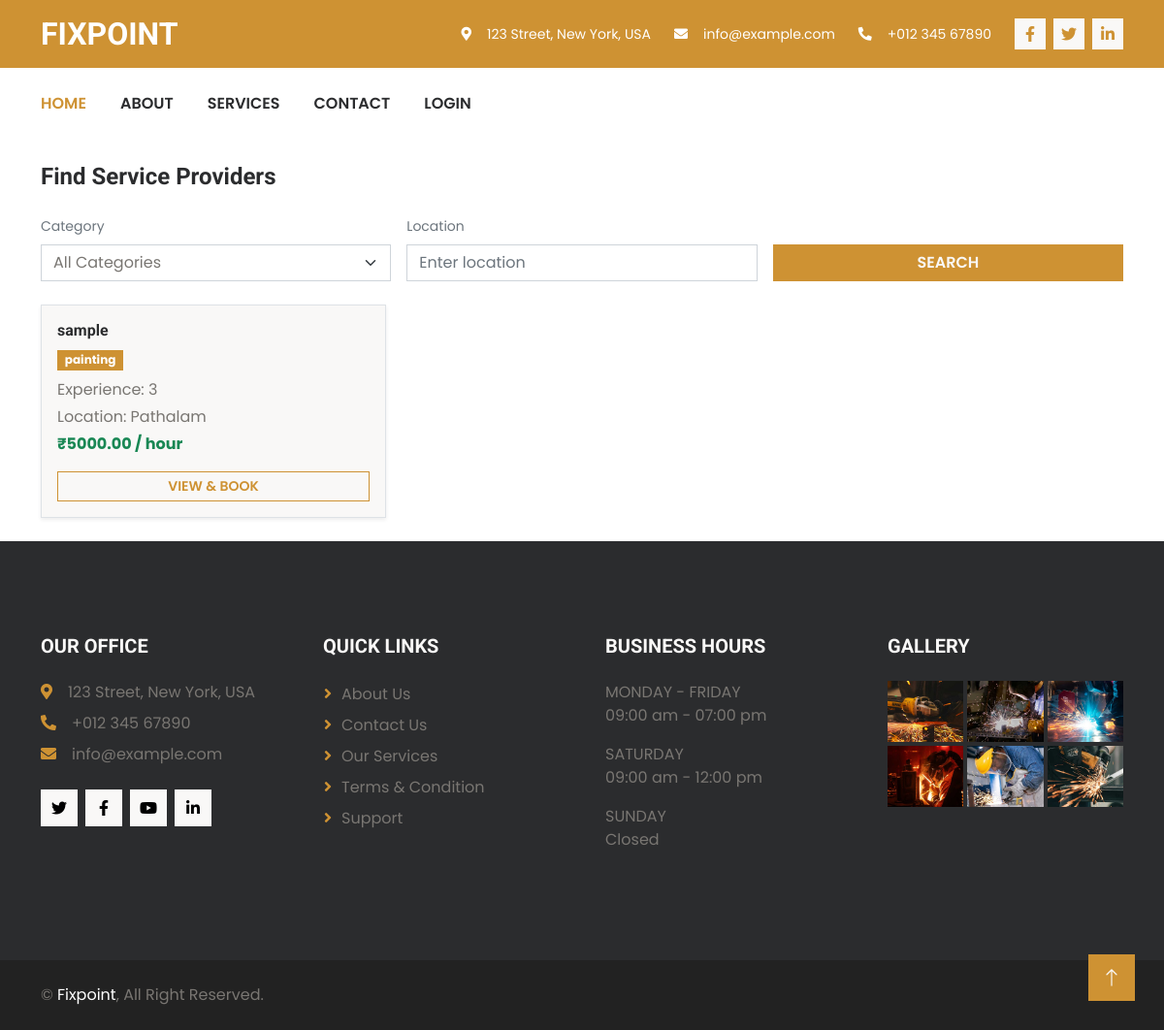
/FixPoint/customer_service_post_page, run on an earlier commit of the app's database.
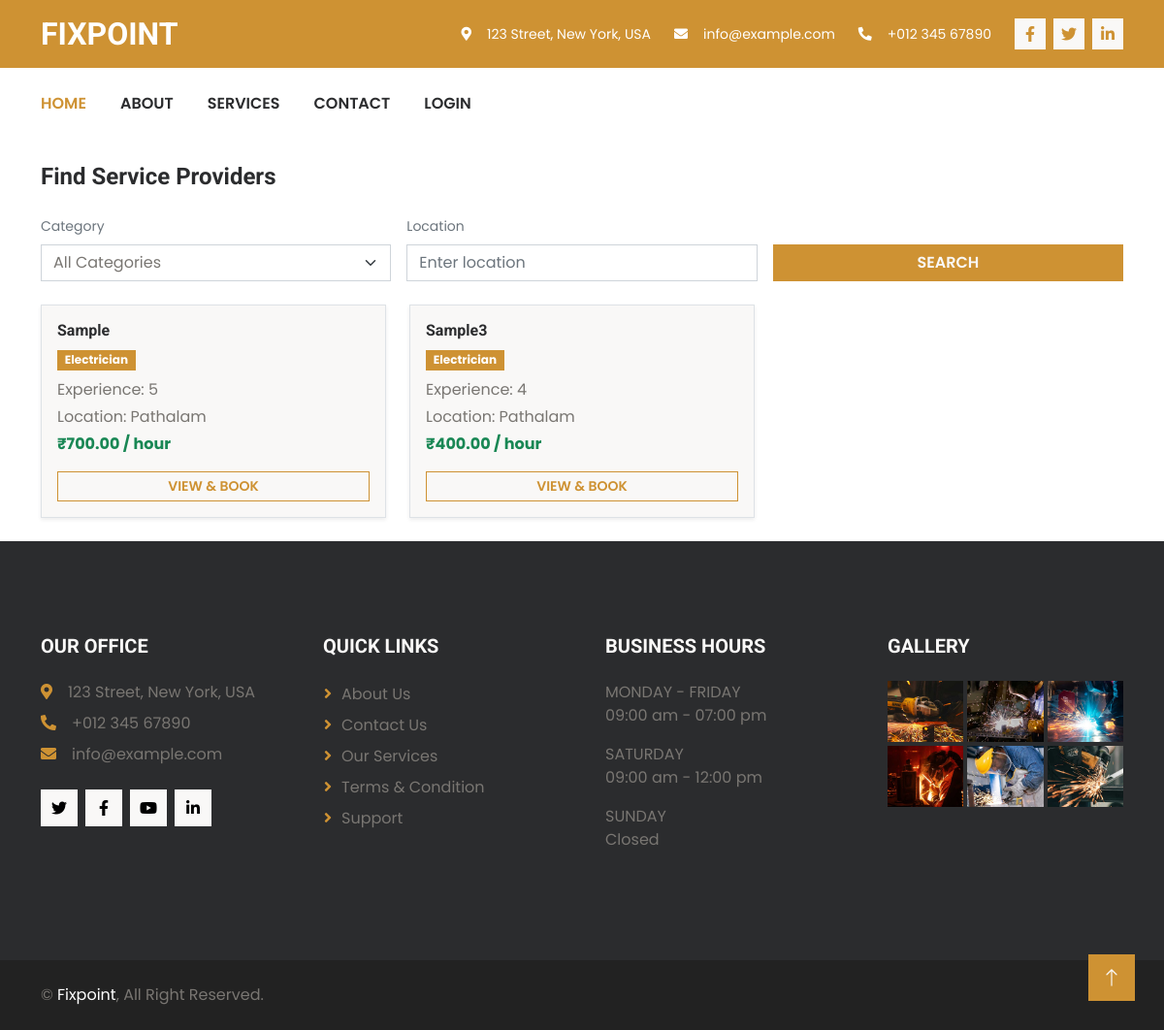
And on a later commit of the database.
### UserApp/models.py (models this page shows, shortened)
class ServiceProviderProfileDb(models.Model):
    APPROVAL_STATUS = (
        ('PENDING', 'Pending Approval'),
        ('APPROVED', 'Approved'),
        ('REJECTED', 'Rejected'),
    )
    user = models.OneToOneField(UserDb, on_delete=models.CASCADE)
    full_name = models.CharField(max_length=150)
    service_type = models.CharField(max_length=100)
    experience = models.PositiveIntegerField()
    hourly_rate = models.DecimalField(
        max_digits=8,
        decimal_places=2
    )
    location = models.CharField(max_length=150)
    latitude = models.DecimalField(
        max_digits=9,
        decimal_places=6,
        null=True,
        blank=True
    )
    longitude = models.DecimalField(
        max_digits=9,
        decimal_places=6,
        null=True,
        blank=True
    )
    is_available = models.BooleanField(default=True)
    approval_status = models.CharField(
        max_length=10,
        choices=APPROVAL_STATUS,
        default='PENDING'
    )
    profile_photo = models.ImageField(
        upload_to="provider_photos/",
        null=True,
        blank=True
    )
    rejection_reason = models.TextField(blank=True, null=True)
    created_at = models.DateTimeField(auto_now_add=True)

### UserApp/views.py (the view)
# urls.py: path("customer_service_post_page", views.customer_service_post_page, name="customer_service_post_page"),
def customer_service_post_page(request):
    service_categories = ServiceCategoryDb.objects.all()
    service_post = ServiceProviderProfileDb.objects.filter(is_available=True)
    selected_category = request.GET.get("category")
    location = request.GET.get("location")
    if selected_category:
        category_obj = ServiceCategoryDb.objects.get(id=selected_category)
        service_post = service_post.filter(
            service_type=category_obj.category_name
        )
    if location:
        service_post = service_post.filter(
            location__icontains=location
        )
    context = {
        "service_categories": service_categories,
        "service_post": service_post,
        "selected_category": selected_category,
    }
    return render(request, "customer-service-post-page.html", context)

### UserApp/templates/customer-service-post-page.html (shortened to what this page needs)
{% extends 'user-app-base.html' %}
{% load static %}
{% block content %}
<div class="container py-4">
    <h4 class="mb-4">Find Service Providers</h4>
    <form method="GET" class="row g-3 align-items-end mb-4">
        <div class="col-md-4">
            <label class="form-label small text-muted">Category</label>
            <select class="form-select" name="category">
                <option value="">All Categories</option>
            </select>
        </div>
        <div class="col-md-4">
            <label class="form-label small text-muted">Location</label>
            <input type="text" class="form-control" name="location" value="{{ request.GET.location }}"
                placeholder="Enter location">
        </div>
        <div class="col-md-4">
            <button type="submit" class="btn btn-primary w-100">
                Search
            </button>
        </div>
    </form>
    <div class="row g-4">
        {% for post in service_post %}
        <div class="col-md-6 col-lg-4">
            <div class="bg-light border rounded shadow-sm p-3 h-100">
                <h6>{{ post.full_name}}</h6>
                <span class="badge bg-primary">{{ post.service_type }}</span>
                <p class="mt-2 mb-1">Experience: {{ post.experience}}</p>
                <p class="mb-1">Location: {{ post.location}}</p>
                <p class="fw-bold text-success">₹{{ post.hourly_rate}} / hour</p>
                <a href="#" class="btn btn-outline-primary btn-sm w-100">
                    View & Book
                </a>
            </div>
        </div>
        {% endfor %}
    </div>
</div>
{% endblock %}

### UserApp/templates/user-app-base.html (shortened to what this page needs)
<!DOCTYPE html>
{% load static %}
<html lang="en">
<head>
    <link href="https://cdnjs.cloudflare.com/ajax/libs/font-awesome/5.10.0/css/all.min.css" rel="stylesheet">
    <link rel="stylesheet" href="https://cdn.jsdelivr.net/npm/bootstrap-icons@1.10.4/font/bootstrap-icons.css">
    <link href="{% static 'user_app_assets/lib/animate/animate.min.css' %}" rel="stylesheet">
    <link href="{% static 'user_app_assets/lib/owlcarousel/assets/owl.carousel.min.css' %}" rel="stylesheet">
    <link href="{% static 'user_app_assets/css/bootstrap.min.css' %}" rel="stylesheet">
    <link href="{% static 'user_app_assets/css/style.css' %}" rel="stylesheet">
</head>
<body>
    <div class="container-fluid bg-primary text-white d-none d-lg-flex wow fadeIn" data-wow-delay="0.1s">
        <div class="container py-3">
            <div class="d-flex align-items-center">
                <a href="#">
                    <h2 class="text-white fw-bold m-0">FIXPOINT</h2>
                </a>
                <div class="ms-auto d-flex align-items-center">
                    <small class="ms-4"><i class="fa fa-map-marker-alt me-3"></i>123 Street, New York, USA</small>
                    <small class="ms-4"><i class="fa fa-envelope me-3"></i>info@example.com</small>
                    <small class="ms-4"><i class="fa fa-phone-alt me-3"></i>+012 345 67890</small>
                    <div class="ms-3 d-flex">
                        <a class="btn btn-sm-square btn-light text-primary ms-2" href=""><i
                                class="fab fa-facebook-f"></i></a>
                        <a class="btn btn-sm-square btn-light text-primary ms-2" href=""><i
                                class="fab fa-twitter"></i></a>
                        <a class="btn btn-sm-square btn-light text-primary ms-2" href=""><i
                                class="fab fa-linkedin-in"></i></a>
                    </div>
                </div>
            </div>
        </div>
    </div>
    <div class="container-fluid bg-white sticky-top wow fadeIn" data-wow-delay="0.1s">
        <div class="container">
            <nav class="navbar navbar-expand-lg bg-white navbar-light p-lg-0">
                <div class="collapse navbar-collapse" id="navbarCollapse">
                    <div class="navbar-nav">
                        <a href="{% url 'home' %}" class="nav-item nav-link active">Home</a>
                        <a href="#" class="nav-item nav-link">About</a>
                        <a href="#" class="nav-item nav-link">Services</a>
                        <a href="#" class="nav-item nav-link">Contact</a>
                        {% if request.session.username %}
                        <div class="nav-item dropdown">
                            <a href="#" class="nav-link dropdown-toggle" data-bs-toggle="dropdown">{{ request.session.username }}</a>
                            <div class="dropdown-menu bg-light rounded-0 rounded-bottom m-0">
                                {% if request.session.user_role == 'CUSTOMER' %}
                                <a href="{% url 'customer_dashboard' %}" class="dropdown-item">Dashboard</a>
                                {% elif request.session.user_role == 'SERVICE_PROVIDER' %}
                                <a href="{% url 'service_provider_dashboard' %}" class="dropdown-item">Dashboard</a>
                                {% endif %}
                                <a href="{% url 'user_logout' %}" class="dropdown-item">Logout</a>
                            </div>
                        </div>
                        {% else %}
                        <a href="{% url 'user_authentication' %}" class="nav-item nav-link">Login</a>
                        {% endif %}
                    </div>
                </div>
            </nav>
        </div>
    </div>
    {% block content %}
    {% endblock %}
    <div class="container-fluid bg-dark footer py-5 wow fadeIn" data-wow-delay="0.1s">
        <div class="container py-5">
            <div class="row g-5">
                <div class="col-lg-3 col-md-6">
                    <h5 class="text-uppercase text-light mb-4">Our Office</h5>
                    <p class="mb-2"><i class="fa fa-map-marker-alt text-primary me-3"></i>123 Street, New York, USA</p>
                    <p class="mb-2"><i class="fa fa-phone-alt text-primary me-3"></i>+012 345 67890</p>
                    <p class="mb-2"><i class="fa fa-envelope text-primary me-3"></i>info@example.com</p>
                    <div class="d-flex pt-3">
                        <a class="btn btn-square btn-light me-2" href=""><i class="fab fa-twitter"></i></a>
                        <a class="btn btn-square btn-light me-2" href=""><i class="fab fa-facebook-f"></i></a>
                        <a class="btn btn-square btn-light me-2" href=""><i class="fab fa-youtube"></i></a>
                        <a class="btn btn-square btn-light me-2" href=""><i class="fab fa-linkedin-in"></i></a>
                    </div>
                </div>
                <div class="col-lg-3 col-md-6">
                    <h5 class="text-uppercase text-light mb-4">Quick Links</h5>
                    <a class="btn btn-link" href="">About Us</a>
                    <a class="btn btn-link" href="">Contact Us</a>
                    <a class="btn btn-link" href="">Our Services</a>
                    <a class="btn btn-link" href="">Terms & Condition</a>
                    <a class="btn btn-link" href="">Support</a>
                </div>
                <div class="col-lg-3 col-md-6">
                    <h5 class="text-uppercase text-light mb-4">Business Hours</h5>
                    <p class="text-uppercase mb-0">Monday - Friday</p>
                    <p>09:00 am - 07:00 pm</p>
                    <p class="text-uppercase mb-0">Saturday</p>
                    <p>09:00 am - 12:00 pm</p>
                    <p class="text-uppercase mb-0">Sunday</p>
                    <p>Closed</p>
                </div>
                <div class="col-lg-3 col-md-6">
                    <h5 class="text-uppercase text-light mb-4">Gallery</h5>
                    <div class="row g-1">
                        <div class="col-4">
                            <img class="img-fluid" src="{% static 'user_app_assets/img/service-1.jpg' %}" alt="">
                        </div>
                        <div class="col-4">
                            <img class="img-fluid" src="{% static 'user_app_assets/img/service-2.jpg' %}" alt="">
                        </div>
                        <div class="col-4">
                            <img class="img-fluid" src="{% static 'user_app_assets/img/service-3.jpg' %}" alt="">
                        </div>
                        <div class="col-4">
                            <img class="img-fluid" src="{% static 'user_app_assets/img/service-4.jpg' %}" alt="">
                        </div>
                        <div class="col-4">
                            <img class="img-fluid" src="{% static 'user_app_assets/img/service-5.jpg' %}" alt="">
                        </div>
                        <div class="col-4">
                            <img class="img-fluid" src="{% static 'user_app_assets/img/service-6.jpg' %}" alt="">
                        </div>
                    </div>
                </div>
            </div>
        </div>
    </div>
    <div class="container-fluid text-body copyright py-4">
        <div class="container">
            <div class="row">
                <div class="col-md-6 text-center text-md-start mb-3 mb-md-0">
                    &copy; <a class="fw-semi-bold" href="#">Fixpoint</a>, All Right Reserved.
                </div>
                <div class="col-md-6 text-center text-md-end">
                </div>
            </div>
        </div>
    </div>
    <a href="#" class="btn btn-lg btn-primary btn-lg-square back-to-top"><i class="bi bi-arrow-up"></i></a>
</body>
</html>

### UserApp/static/user_app_assets/css/style.css (style rules this page uses)
.back-to-top { position: fixed; display: none; right: 30px; bottom: 30px; z-index: 99; }
.btn { transition: .5s; font-weight: 600; text-transform: uppercase; }
.btn-primary, .btn-outline-primary:hover { color: var(--bs-light); }
.btn-square { width: 38px; height: 38px; }
.btn-sm-square { width: 32px; height: 32px; }
.btn-lg-square { width: 48px; height: 48px; }
.btn-square, .btn-sm-square, .btn-lg-square, .btn-xl-square, .btn-xxl-square { padding: 0; display: flex; align-items: center; justify-content: center; font-weight: normal; }
.sticky-top { top: -100px; transition: .5s; }
.navbar .navbar-nav .nav-link { margin-right: 35px; padding: 25px 0; color: var(--bs-dark); font-size: 16px; text-transform: uppercase; font-weight: 600; outline: none; }
.navbar .navbar-nav .nav-link:hover, .navbar .navbar-nav .nav-link.active { color: var(--bs-primary); }
.footer .btn.btn-link { display: block; margin-bottom: 5px; padding: 0; text-align: left; color: var(--bs-secondary); font-weight: normal; text-transform: capitalize; transition: .3s; }
.footer .btn.btn-link::before { position: relative; content: "\f105"; font-family: "Font Awesome 5 Free"; font-weight: 900; color: var(--bs-primary); margin-right: 10px; }
.copyright { background: #222222; }
.copyright a { color: var(--bs-white); }

What changed in the data, as far as the page shows it:
changed ServiceProviderProfileDb: full_name "sample" → "Sample"; service_type "painting" → "Electrician"; experience "3" → "5"; hourly_rate "5000.00" → "700.00"
added ServiceProviderProfileDb: full_name "Sample3", service_type "Electrician", experience "4", location "Pathalam", hourly_rate "400.00"
